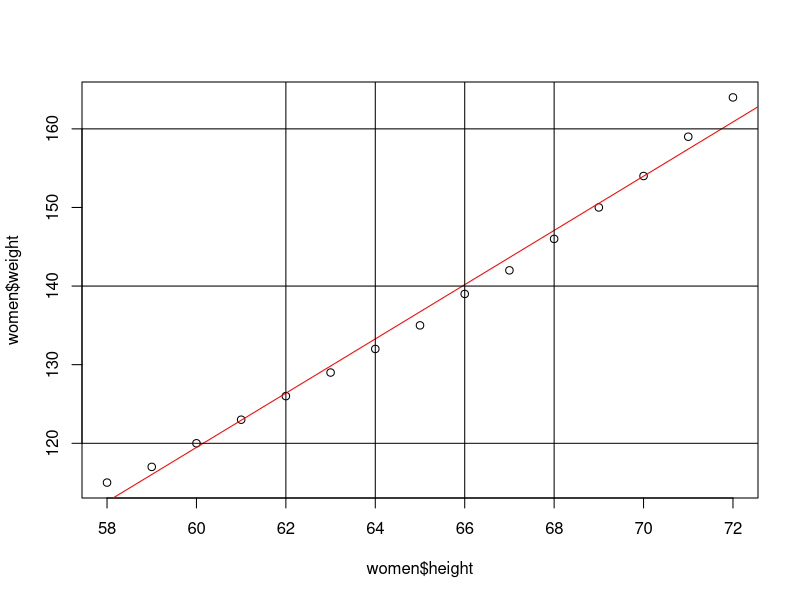

Here is the R script that generated this plot:
# Simple Linear regression y = mx + c, has only one factor
data(women)
women
# contains height and weight of US women
str(women)
attach(women)
cov(women$height,women$weight) # cov gives u directions, not magnitude
cor(women$height, women$weight) #correlation gives u magnitude with direction
(weight.lm = lm(weight ~ height, data = women)) # to print the values put the braacket before the model name
summary(weight.lm)
plot(women$height, women$weight)
abline(weight.lm, col = "red") # best fit line for graph
abline(v=c(62,64,66,68)) # to create a vertical line in a graph
abline(h= c(120,140,160)) # to create horizontal line
